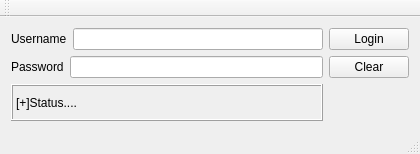
<?xml version="1.0" encoding="UTF-8"?>
<ui version="4.0">
 <class>Dialog</class>
 <widget class="QMainWindow" name="Dialog">
  <property name="geometry">
   <rect>
    <x>0</x>
    <y>0</y>
    <width>420</width>
    <height>154</height>
   </rect>
  </property>
  <property name="windowTitle">
   <string>Dialog</string>
  </property>
  <widget class="QWidget" name="centralWidget">
   <layout class="QGridLayout" name="gridLayout">
    <item row="0" column="0">
     <layout class="QVBoxLayout" name="verticalLayout">
      <item>
       <layout class="QHBoxLayout" name="horizontalLayout">
        <item>
         <widget class="QLabel" name="label">
          <property name="text">
           <string>Username</string>
          </property>
         </widget>
        </item>
        <item>
         <widget class="QLineEdit" name="txtUser"/>
        </item>
       </layout>
      </item>
      <item>
       <layout class="QHBoxLayout" name="horizontalLayout_2">
        <item>
         <widget class="QLabel" name="label_2">
          <property name="text">
           <string>Password</string>
          </property>
         </widget>
        </item>
        <item>
         <widget class="QLineEdit" name="txtPassword">
          <property name="echoMode">
           <enum>QLineEdit::Password</enum>
          </property>
         </widget>
        </item>
       </layout>
      </item>
     </layout>
    </item>
    <item row="0" column="1">
     <layout class="QVBoxLayout" name="verticalLayout_2">
      <item>
       <widget class="QPushButton" name="btnLogin">
        <property name="text">
         <string>Login</string>
        </property>
        <property name="autoDefault">
         <bool>true</bool>
        </property>
       </widget>
      </item>
      <item>
       <widget class="QPushButton" name="btnClear">
        <property name="text">
         <string>Clear</string>
        </property>
       </widget>
      </item>
     </layout>
    </item>
    <item row="1" column="0">
     <widget class="QLabel" name="lblResult">
      <property name="frameShape">
       <enum>QFrame::Box</enum>
      </property>
      <property name="frameShadow">
       <enum>QFrame::Raised</enum>
      </property>
      <property name="text">
       <string>[+]Status....</string>
      </property>
     </widget>
    </item>
   </layout>
   <zorder></zorder>
   <zorder>lblResult</zorder>
  </widget>
  <widget class="QMenuBar" name="menuBar">
   <property name="geometry">
    <rect>
     <x>0</x>
     <y>0</y>
     <width>420</width>
     <height>21</height>
    </rect>
   </property>
  </widget>
  <widget class="QToolBar" name="mainToolBar">
   <attribute name="toolBarArea">
    <enum>TopToolBarArea</enum>
   </attribute>
   <attribute name="toolBarBreak">
    <bool>false</bool>
   </attribute>
  </widget>
  <widget class="QStatusBar" name="statusBar"/>
 </widget>
 <layoutdefault spacing="6" margin="11"/>
 <resources/>
 <connections/>
</ui>
